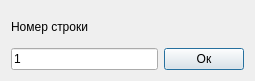
<?xml version="1.0" encoding="UTF-8"?>
<ui version="4.0">
 <class>GoToNextLineDialog</class>
 <widget class="QDialog" name="GoToNextLineDialog">
  <property name="enabled">
   <bool>true</bool>
  </property>
  <property name="geometry">
   <rect>
    <x>0</x>
    <y>0</y>
    <width>255</width>
    <height>81</height>
   </rect>
  </property>
  <property name="sizePolicy">
   <sizepolicy hsizetype="Preferred" vsizetype="Preferred">
    <horstretch>0</horstretch>
    <verstretch>0</verstretch>
   </sizepolicy>
  </property>
  <property name="minimumSize">
   <size>
    <width>255</width>
    <height>80</height>
   </size>
  </property>
  <property name="maximumSize">
   <size>
    <width>16777215</width>
    <height>16777215</height>
   </size>
  </property>
  <property name="windowTitle">
   <string>Перейти на строчку</string>
  </property>
  <property name="sizeGripEnabled">
   <bool>false</bool>
  </property>
  <property name="modal">
   <bool>false</bool>
  </property>
  <layout class="QHBoxLayout" name="horizontalLayout">
   <item>
    <layout class="QGridLayout" name="gridLayout">
     <item row="1" column="0">
      <widget class="QLineEdit" name="lineEdit">
       <property name="contextMenuPolicy">
        <enum>Qt::DefaultContextMenu</enum>
       </property>
       <property name="text">
        <string>1</string>
       </property>
       <property name="maxLength">
        <number>50</number>
       </property>
      </widget>
     </item>
     <item row="0" column="0">
      <widget class="QLabel" name="label">
       <property name="text">
        <string>Номер строки</string>
       </property>
      </widget>
     </item>
     <item row="1" column="1">
      <widget class="QPushButton" name="buttonOk">
       <property name="text">
        <string>Ок</string>
       </property>
      </widget>
     </item>
    </layout>
   </item>
  </layout>
 </widget>
 <resources/>
 <connections/>
</ui>
